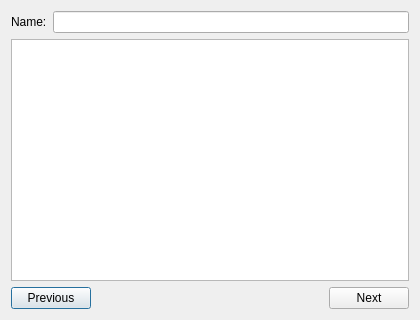
<?xml version="1.0" encoding="UTF-8"?>
<ui version="4.0">
 <class>PropEditorDialog</class>
 <widget class="QDialog" name="PropEditorDialog">
  <property name="geometry">
   <rect>
    <x>0</x>
    <y>0</y>
    <width>420</width>
    <height>320</height>
   </rect>
  </property>
  <property name="windowTitle">
   <string>Prop Editor</string>
  </property>
  <layout class="QVBoxLayout" name="verticalLayout">
   <item>
    <layout class="QHBoxLayout" name="horizontalLayout">
     <item>
      <widget class="QLabel" name="label">
       <property name="text">
        <string>Name:</string>
       </property>
      </widget>
     </item>
     <item>
      <widget class="QLineEdit" name="propNameLineEdit"/>
     </item>
    </layout>
   </item>
   <item>
    <widget class="QListWidget" name="propFlagsListWidget"/>
   </item>
   <item>
    <layout class="QHBoxLayout" name="horizontalLayout_2">
     <item>
      <widget class="QPushButton" name="prevButton">
       <property name="text">
        <string>Previous</string>
       </property>
      </widget>
     </item>
     <item>
      <spacer name="horizontalSpacer">
       <property name="orientation">
        <enum>Qt::Horizontal</enum>
       </property>
       <property name="sizeHint" stdset="0">
        <size>
         <width>40</width>
         <height>20</height>
        </size>
       </property>
      </spacer>
     </item>
     <item>
      <widget class="QPushButton" name="nextButton">
       <property name="text">
        <string>Next</string>
       </property>
      </widget>
     </item>
    </layout>
   </item>
  </layout>
 </widget>
 <resources/>
 <connections/>
</ui>
